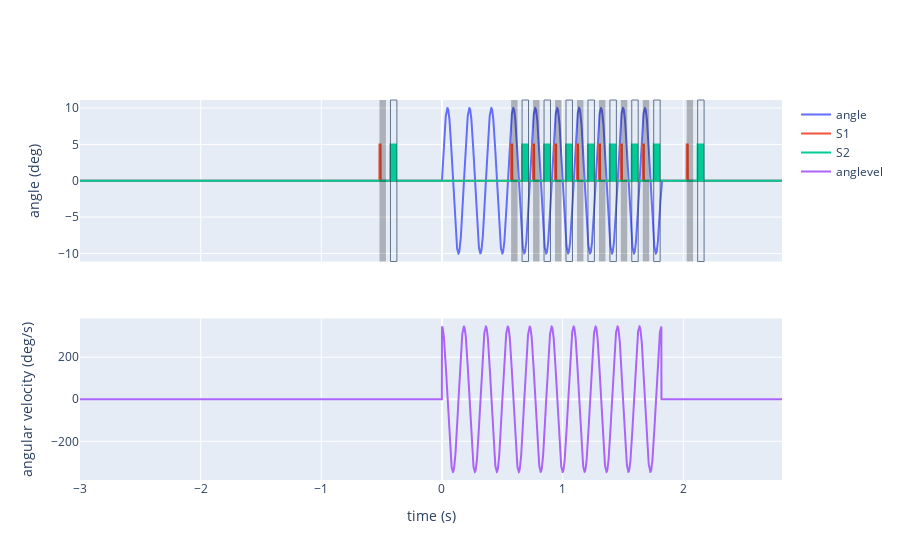

Notebook code cell kept with this figure:
### Markdown cell above
and plot them:

### Code cell
fig = make_subplots(rows = 2, cols = 1,
                   shared_xaxes=True)
fig.add_trace(
    go.Scatter(x = t, y = angle, mode="lines", name="angle"),
    row=1, col=1)
fig.add_trace(
    go.Scatter(x = t, y = S1actcmd, mode="lines", name="S1"),
    row=1, col=1)
fig.add_trace(
    go.Scatter(x = t, y = S2actcmd, mode="lines", name="S2"),
    row=1, col=1)

for onoff in Lonoff:
    fig.add_vrect(x0 = onoff[0], x1=onoff[1], fillcolor="black", opacity=0.25, line_width=0,
                      row=1, col=1)

for onoff in Ronoff:
    fig.add_vrect(x0 = onoff[0], x1=onoff[1], opacity=0.7, line_width=1,
                      row=1, col=1)

fig.update_yaxes(title_text = "angle (deg)", row=1)
fig.add_trace(
    go.Scatter(x = t, y = anglevel, mode="lines", name="anglevel"),
    row=2, col=1)

fig.update_yaxes(title_text = "angular velocity (deg/s)", row=2)
fig.update_xaxes(title_text = "time (s)", row=2)

### Figure 1 — Plotly figure (JSON) as saved in the notebook; plotly's stock layout.template omitted (floating-point values rounded to 4 significant figures; data arrays with more than 128 entries replaced by an {"elided": "..."} marker saying what was removed)
{"data": [{"mode": "lines", "name": "angle", "type": "scatter", "x": {"elided": "5819 float values"}, "xaxis": "x", "y": {"elided": "5819 float values"}, "yaxis": "y"}, {"mode": "lines", "name": "S1", "type": "scatter", "x": {"elided": "5819 float values"}, "xaxis": "x", "y": {"elided": "5819 int values"}, "yaxis": "y"}, {"mode": "lines", "name": "S2", "type": "scatter", "x": {"elided": "5819 float values"}, "xaxis": "x", "y": {"elided": "5819 int values"}, "yaxis": "y"}, {"mode": "lines", "name": "anglevel", "type": "scatter", "x": {"elided": "5819 float values"}, "xaxis": "x2", "y": {"elided": "5819 float values"}, "yaxis": "y2"}], "layout": {"shapes": [{"fillcolor": "black", "line": {"width": 0}, "opacity": 0.25, "type": "rect", "x0": -0.518, "x1": -0.4647, "xref": "x", "y0": 0, "y1": 1, "yref": "y domain"}, {"fillcolor": "black", "line": {"width": 0}, "opacity": 0.25, "type": "rect", "x0": 0.573, "x1": 0.6263, "xref": "x", "y0": 0, "y1": 1, "yref": "y domain"}, {"fillcolor": "black", "line": {"width": 0}, "opacity": 0.25, "type": "rect", "x0": 0.755, "x1": 0.8083, "xref": "x", "y0": 0, "y1": 1, "yref": "y domain"}, {"fillcolor": "black", "line": {"width": 0}, "opacity": 0.25, "type": "rect", "x0": 0.937, "x1": 0.9903, "xref": "x", "y0": 0, "y1": 1, "yref": "y domain"}, {"fillcolor": "black", "line": {"width": 0}, "opacity": 0.25, "type": "rect", "x0": 1.119, "x1": 1.172, "xref": "x", "y0": 0, "y1": 1, "yref": "y domain"}, {"fillcolor": "black", "line": {"width": 0}, "opacity": 0.25, "type": "rect", "x0": 1.301, "x1": 1.354, "xref": "x", "y0": 0, "y1": 1, "yref": "y domain"}, {"fillcolor": "black", "line": {"width": 0}, "opacity": 0.25, "type": "rect", "x0": 1.482, "x1": 1.535, "xref": "x", "y0": 0, "y1": 1, "yref": "y domain"}, {"fillcolor": "black", "line": {"width": 0}, "opacity": 0.25, "type": "rect", "x0": 1.664, "x1": 1.717, "xref": "x", "y0": 0, "y1": 1, "yref": "y domain"}, {"fillcolor": "black", "line": {"width": 0}, "opacity": 0.25, "type": "rect", "x0": 2.028, "x1": 2.081, "xref": "x", "y0": 0, "y1": 1, "yref": "y domain"}, {"line": {"width": 1}, "opacity": 0.7, "type": "rect", "x0": -0.4271, "x1": -0.3738, "xref": "x", "y0": 0, "y1": 1, "yref": "y domain"}, {"line": {"width": 1}, "opacity": 0.7, "type": "rect", "x0": 0.6639, "x1": 0.7172, "xref": "x", "y0": 0, "y1": 1, "yref": "y domain"}, {"line": {"width": 1}, "opacity": 0.7, "type": "rect", "x0": 0.8459, "x1": 0.8992, "xref": "x", "y0": 0, "y1": 1, "yref": "y domain"}, {"line": {"width": 1}, "opacity": 0.7, "type": "rect", "x0": 1.028, "x1": 1.081, "xref": "x", "y0": 0, "y1": 1, "yref": "y domain"}, {"line": {"width": 1}, "opacity": 0.7, "type": "rect", "x0": 1.21, "x1": 1.263, "xref": "x", "y0": 0, "y1": 1, "yref": "y domain"}, {"line": {"width": 1}, "opacity": 0.7, "type": "rect", "x0": 1.392, "x1": 1.445, "xref": "x", "y0": 0, "y1": 1, "yref": "y domain"}, {"line": {"width": 1}, "opacity": 0.7, "type": "rect", "x0": 1.573, "x1": 1.626, "xref": "x", "y0": 0, "y1": 1, "yref": "y domain"}, {"line": {"width": 1}, "opacity": 0.7, "type": "rect", "x0": 1.755, "x1": 1.808, "xref": "x", "y0": 0, "y1": 1, "yref": "y domain"}, {"line": {"width": 1}, "opacity": 0.7, "type": "rect", "x0": 2.119, "x1": 2.172, "xref": "x", "y0": 0, "y1": 1, "yref": "y domain"}], "xaxis": {"anchor": "y", "domain": [0, 1], "matches": "x2", "showticklabels": false}, "xaxis2": {"anchor": "y2", "domain": [0, 1], "title": {"text": "time (s)"}}, "yaxis": {"anchor": "x", "domain": [0.575, 1], "title": {"text": "angle (deg)"}}, "yaxis2": {"anchor": "x2", "domain": [0, 0.425], "title": {"text": "angular velocity (deg/s)"}}}}
